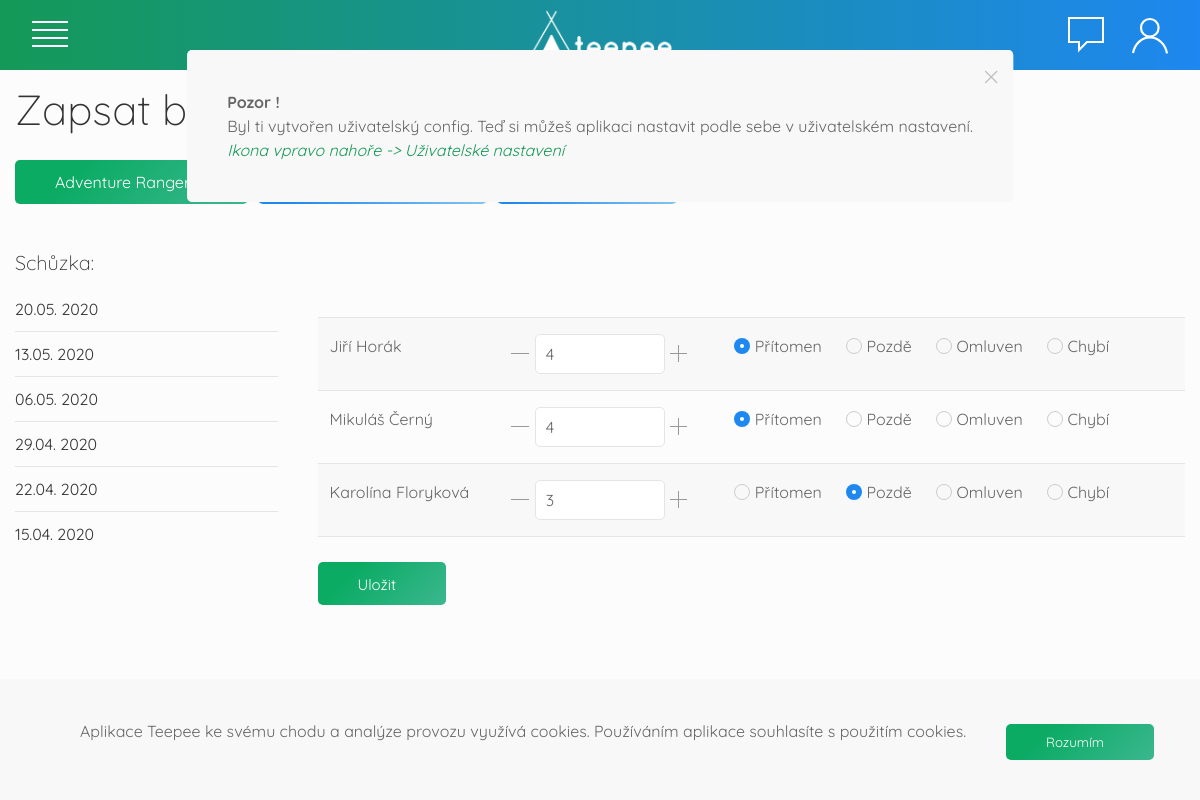
The app's page /dochazka/1/16 (signed in) with its own data.
### tables this page shows
CREATE TABLE `kmen` (
  `id_kmenu` int(11) NOT NULL,
  `nazev` varchar(150) NOT NULL,
  `min_vek` int(2) NOT NULL,
  `max_vek` int(2) NOT NULL,
  `popis` text
);

CREATE TABLE `schuzka` (
  `id_schuzky` int(11) NOT NULL,
  `datum` datetime NOT NULL,
  `popis` text,
  `pridal` int(11) DEFAULT NULL
);

CREATE TABLE `ucast_schuzka` (
  `id_schuzky` int(11) NOT NULL,
  `id_rangera` int(11) NOT NULL,
  `pocet_bodu` int(11) NOT NULL,
  `stav` varchar(200) NOT NULL
);

CREATE TABLE `ranger` (
  `id_rangera` int(11) NOT NULL,
  `jmeno` varchar(150) NOT NULL,
  `prezdivka` varchar(45) DEFAULT NULL,
  `prijmeni` varchar(150) NOT NULL,
  `datum_narozeni` date NOT NULL,
  `kontaktni_email` varchar(150) NOT NULL,
  `kontaktni_tel` varchar(17) NOT NULL,
  `pocet_bodu` int(11) NOT NULL,
  `id_kmenu` int(11) DEFAULT NULL
);

### kontroler/RouterKontroler.php (called while the page is built, shortened)
<?php
class RouterKontroler extends Kontroler{
  protected $kontroler;
  public function zpracuj($parametry){
    $castiCesty = $this->parseURL($parametry[0]);
    $castNazKont = $this->camelCase(array_shift($castiCesty));
    $tridaKontroleru = $castNazKont . "Kontroler";
    if(file_exists("kontroler/$tridaKontroleru.php"))
      $this->kontroler = new $tridaKontroleru();
    else{
      $this->pridejZpravu("<b>404</b> <br> To, co hledáš, tady není","danger");
      $this->presmeruj("nastenka");
    }
    $this->kontroler->zpracuj($castiCesty);
    $this->kontroler->colorGenerator = new ColorGenerator();
    $this->kontroler->mailManager = new MailManager();
    $this->pohled = "template";
  }
  private function camelCase($text) {
      $text = str_replace("-", " ", $text);
      $text = ucwords($text);
      $text = str_replace(" ", "", $text);
      return $text;
  }
  private function parseURL($url) {
      $parsedURL = parse_url($url);
      $path = $parsedURL["path"];
      $path = ltrim($path,"/");
      $path = trim($path);
      $cutPath = explode("/", $path);
      return $cutPath;
  }
  private function nasctiUserConfig($login = false){
    if($login){
      $user_config = json_decode(file_get_contents("cfg/user_cfg/user_cfg_".$_SESSION["uzivatel"]->id_vedouciho.".json"));
      return $user_config;
    }
    else{
      $user_config = json_decode(file_get_contents("model/UserConfigClass.json"));
      return $user_config;
    }
  }
}

### index.php (called while the page is built, shortened)
<?php
  try{
  $router = new RouterKontroler();
  $router->zpracuj(array($_SERVER["REQUEST_URI"]));
  $router->vypisPohled();
  }
  catch(Exception $e){
    $exception = "
    <h3><b>Ooops!</b> Něco se pokazilo</h3>
    Kód výjimky:<br>".
    $e->getMessage();
    $router->pridejZpravu($exception,"error");
    DB::syslog($exception,"exception",(isset($_SESSION["uzivatel"]->id_vedouciho)) ? $_SESSION["uzivatel"]->id_vedouciho : 0);
    die("<script>window.location.href = '/nastenka';</script>");
  }
 ?>

### kontroler/DochazkaKontroler.php (called while the page is built, shortened)
<?php
class DochazkaKontroler extends Kontroler{
  public function zpracuj($parametry){
    $this->pohled = "dochazka";
    $this->data["vsechnyKmeny"] = DB::nazvyVsechKmenu();
    $this->data["vsechnySchuzky"] = DB::nejblizsiSchuzky();
    if(isset($parametry[0]) && ($parametry[0] != "")){
      $kmen = $parametry[0];
      if(isset($parametry[1]) && ($parametry[1] != "")){
        $schuzka = $parametry[1];
        $this->data["IDschuzky"] = $schuzka;
        $this->data["vybranyKmen"] = DB::nazevKmenu($kmen);
        $this->data["vybranaSchuzka"] = DB::getSchuzka($schuzka);
        $zapsaneBody = DB::hledejZapsaneBody($schuzka,$kmen);
      }
      else{
        $schuzka = null;
        $this->data["IDschuzky"] = $schuzka;
        $this->data["vybranyKmen"] = DB::nazevKmenu($kmen);
        $this->data["vybranaSchuzka"] = DB::getSchuzka($schuzka);
      }
    }
  }
}
 ?>

### model/DB.php (called while the page is built, shortened)
<?php
class DB {
  private static $spojeni;
  private static $nastaveni = array(
		PDO::ATTR_ERRMODE => PDO::ERRMODE_EXCEPTION,
    PDO::ATTR_EMULATE_PREPARES => false,
    PDO::ATTR_DEFAULT_FETCH_MODE => PDO::FETCH_ASSOC
	);
    public static function pripoj($server, $uzivatel, $heslo, $databaze)
    {
	  if (!isset(self::$spojeni))
      {
        $dsn = "mysql:host=$server;dbname=$databaze;charset=utf8";
			 self::$spojeni = new PDO(
				$dsn,
				$uzivatel,
				$heslo,
				self::$nastaveni
       );
	  }
	}
  public static function hledejZapsaneBody($id_schuzky,$id_kmenu){
    $sql = "SELECT u.pocet_bodu as body,u.*, r.* FROM ucast_schuzka u, ranger r WHERE id_schuzky = ? AND u.id_rangera = r.id_rangera AND r.id_kmenu = ?";
    $navrat = self::$spojeni->prepare($sql);
    $navrat->execute(array($id_schuzky,$id_kmenu));
    return $navrat->fetchAll();
  }
  public static function nazevKmenu($id_kmenu){
    if($id_kmenu === null){
      return NULL;
    }
    else{
      $sql = "SELECT nazev,id_kmenu FROM kmen WHERE id_kmenu = ?";
      $navrat = self::$spojeni->prepare($sql);
      $navrat->execute(array($id_kmenu));
      return $navrat->fetch();
    }
  }
  public static function nazvyVsechKmenu(){
    $sql = "SELECT nazev,id_kmenu FROM kmen";
    $navrat = self::$spojeni->prepare($sql);
    $navrat->execute();
    return $navrat->fetchAll();
  }
  public static function nejblizsiSchuzky(){
    $sql = "SELECT *,ABS(DATEDIFF(now(),datum)) as dny FROM schuzka ORDER BY dny ASC";
    $navrat = self::$spojeni->prepare($sql);
    $navrat->execute();
    return $navrat->fetchAll();
  }
}

### view/dochazka.phtml (the view, shortened to what this page needs)
<div class="uk-width-1-1">
  <h1>Zapsat body <?php
  ?></h1>
      <?php
    foreach($vsechnyKmeny as $kmen){
      if($kmen["nazev"] == $vybranyKmen["nazev"])
        echo "<a href='/dochazka/".$kmen["id_kmenu"]."' class='btn-green'>".$kmen["nazev"]."</a>";
      else
        echo "<a href='/dochazka/".$kmen["id_kmenu"]."' class='btn-orange'>".$kmen["nazev"]."</a>";
    }
    ?>
<?php if(($deti !== null) && ($vybranaSchuzka !== null) && ($upravy === true)){ ?>
<h4>Schůzka:</h4>
  <div uk-grid>
        <div class="uk-width-1-4@m">
          <ul class="uk-list uk-list-divider uk-overflow-auto uk-height-max-large">
            <?php foreach ($vsechnySchuzky as $schuzka): ?>
              <li class="">
                   <a href="/dochazka/<?= $IDkmenu ?>/<?= $schuzka["id_schuzky"]?>">
                          <?php
                          echo date("d.m. Y",strtotime($schuzka["datum"]));
                            echo "<br>(Dnes)"; ?>
                    </a>
              </li>
            <?php endforeach; ?>
          </ul>
        </div>
    <div class="uk-width-3-4@m">
     <form class="uk-form" method="post">
     <table class="uk-table uk-table-striped uk-width-1-1">
       <?php foreach ($zapsaneBody as $body): ?>
         <tr>
           <td>
             <?= $body["jmeno"]." ".$body["prijmeni"]?>
           </td>
           <td>
             <a onclick="minus('d-<?= $body["id_rangera"] ?>')" class="uk-icon-link" uk-icon="minus"></a>
             <input class="uk-input uk-form-width-small" type="number" name="d-<?= $body["id_rangera"] ?>" value="<?= $body["body"] ?>" id="d-<?= $body["id_rangera"] ?>">
             <a onclick="plus('d-<?= $body["id_rangera"] ?>')" class="uk-icon-link" uk-icon="plus"></a>
           </td>
           <td>
             <label class="uk-margin-right"><input onclick="pritomen('d-<?= $body["id_rangera"] ?>')" class="uk-radio" type="radio" name="o-<?= $body["id_rangera"] ?>" value="pritomen" <?php if($body["stav"] == "pritomen") echo "checked"; ?>> Přítomen </label>
             <label class="uk-margin-right"><input onclick="pozde('d-<?= $body["id_rangera"] ?>')" class="uk-radio" type="radio" name="o-<?= $body["id_rangera"] ?>" value="pritomen-pozde"<?php if($body["stav"] == "pritomen-pozde") echo "checked"; ?>> Pozdě </label>
             <label class="uk-margin-right"><input onclick="omluven('d-<?= $body["id_rangera"] ?>')" class="uk-radio" type="radio" name="o-<?= $body["id_rangera"] ?>" value="omluven" <?php if($body["stav"] == "omluven") echo "checked"; ?>> Omluven </label>
             <label class="uk-margin-right"><input onclick="chybi('d-<?= $body["id_rangera"] ?>')" class="uk-radio" type="radio" name="o-<?= $body["id_rangera"] ?>" value="neomluven" <?php if($body["stav"] == "neomluven") echo "checked"; ?>> Chybí </label>
           </td>
         </tr>
       <?php endforeach; ?>
     </table>
     <input class="btn-green" type="submit" name="uprav-body" value="Uložit">
     </form>
    </div>
</div>
<?php } ?>
</div>

### kontroler/Kontroler.php (shortened to what this page needs)
<?php
  abstract class Kontroler{
    protected $pohled = "";
    public function vypisPohled(){
      if($this->pohled)
        require_once("view/{$this->pohled}.phtml");
    }
    public function vratHistoriiZprav(){
      if (!empty($_SESSION["historie_zprav"])){
        $zpravy = $_SESSION["historie_zprav"];
        return $zpravy;
      }
      else
        return array();
    }
  }

### view/template.phtml (shortened to what this page needs)
<!DOCTYPE html>
<html lang="cs">
<head>
  <?php require_once("template-head.inc.phtml"); ?>
</head>
<body id="body" class=" uk-height-1-1 uk-background-cover <?= $user_config->ui->theme ?> " style="background-image: url(/view/img/<?= $user_config->ui->theme ?>.jpg);">
  <?php
  if (!empty($zpravy)) {
    foreach ($zpravy as $zprava) {
  ?>
      <div id="<?php if ($zprava["typ"] != "default" && $zprava["typ"] != "error") echo "alertbox" ?>" class="<?= "uk-alert-" . $zprava["typ"] ?> uk-position-large uk-position-top-center uk-overlay uk-padding uk-border-rounded" uk-alert style="z-index:1000">
        <a class="uk-alert-close" uk-close></a>
        <p><?= $zprava["zprava"] ?></p>
      </div>
  <?php
    }
  }
  ?>
  <?php
  $url = $_SERVER["REQUEST_URI"];
  $castiURL = explode("/", $url);
  $page = strtolower(str_replace("-", "", $castiURL[1]));
  if ($page == "login") {
    $show = false;
  } else {
    $show = true;
  }
  ?>
  <div class="uk-width-1-1 uk-margin-remove topbar boundary" style="" uk-grid>
    <div class="uk-width-1-1 uk-padding-small uk-padding-remove-top uk-padding-remove-bottom topbar-gradient uk-margin-remove" uk-grid>
      <div class="uk-width-expand uk-padding-small">
        <?php if ($show) : ?>
          <a uk-toggle="target: #offcanvas-flip" class="menu-hamburger uk-padding-small uk-padding-remove-top uk-padding-remove-left uk-padding-remove-bottom"><span uk-icon="icon: table; ratio: 2"></span></a>
        <?php endif; ?>
      </div>
      <div class="uk-visible@m uk-width-expand uk-padding-remove">
        <a href="/nastenka">
          <img class=" uk-align-center uk-margin-remove-bottom" src="/view/img/teepee-text-logo-beta.png" alt="Royal Rangers" style="max-height:70px;">
        </a>
      </div>
      <div class="uk-text-right uk-width-expand uk-padding-small">
        <?php if (isset($_SESSION["uzivatel"])) { ?>
          <a class="user-hamburger">
            <span uk-icon="icon: comment; ratio: 2"></span>
          </a>
          <a class="user-hamburger">
            <span uk-icon="icon: user; ratio: 2" class="uk-margin-left"></span>
          </a>
        <?php } ?>
      </div>
    </div>
    <div class="uk-width-1-1 uk-padding-small uk-margin-remove">
      <?php $this->kontroler->vypisPohled(); ?>
    </div>
    <?php if ($show) : ?>
  </div>
<?php endif; ?>
<div id="cookie-banner" class="uk-padding uk-background-muted uk-position-bottom uk-position-fixed uk-animation-slide-bottom">
  <div class="uk-width-1-1 uk-margin-remove" uk-grid>
  <div class="uk-width-auto">
    <span>Aplikace Teepee ke svému chodu a analýze provozu využívá cookies. Používáním aplikace souhlasíte s použitím cookies. </span>
  </div>
  <div class="uk-width-expand uk-text-right">
    <button id="cookie-accept" class="btn-green" onclick="acceptCookies()">Rozumím</button>
  </div>
  </div>
</div>
</body>
</html>

### view/template-head.inc.phtml (shortened to what this page needs)
<link rel="stylesheet" href="/view/uikit/css/uikit.min.css" />
<link rel="stylesheet" href="/view/css/main.css">
<link rel="stylesheet" href="https://cdn.datatables.net/1.10.20/css/jquery.dataTables.min.css">
<link rel="stylesheet" href="https://cdn.jsdelivr.net/npm/chart.js@2.9.3/dist/Chart.min.css">
<link rel="stylesheet" href="https://cdn.jsdelivr.net/npm/chart.js@2.9.3/dist/Chart.min.css">

### view/css/main.css (style rules this page uses)
:root { --orange:#FFE53B; --blue:#21D4FD; --light-grey: #fcfcfc; --border-size: 1px; --border-color: #f2f2f2; --green:#159957; }
.topbar-gradient { background: #159957; background: -webkit-linear-gradient(to left, #1e87f0, #159957); background: linear-gradient(to left, #1e87f0, #159957); }
.menu-hamburger { color:#fff; }
.user-hamburger { color:#fff; }
body,html { height: 100%; width:100%; margin:0; padding: 0; font-family: 'Quicksand', sans-serif; background-color: var(--light-grey); }
* { font-family: 'Quicksand', sans-serif; }
h1,h2,h3,h4,.uk-heading-small,.uk-heading-medium { font-family: 'Quicksand', sans-serif; font-weight: lighter; }
a { color:#333; }
.btn-green { background-color: #3bb78f; background-image: linear-gradient(315deg, #3bb78f 0%, #0bab64 74%); padding: 10px 50px 10px 40px; display: inline-block; color:#fff; text-decoration: none; border-radius: 5px; margin: 5px 10px 5px 0px; }
.btn-orange { background-color: #1e87f0; background-image: linear-gradient(315deg,#83c3f1 0%, #1e87f0 74% ); padding: 10px 50px 10px 40px; display: inline-block; color:#fff; text-decoration: none; border-radius: 5px; margin: 5px 10px 5px 0px; }
.btn-orange,.btn-green,.btn-blue { border: none; cursor: pointer; }
input.btn-green,input.btn-orange { padding: 13px 50px 11px 40px; }
.uk-alert { border-radius:5px; }
.uk-input { border-radius:5px; }
input { font-size: 15px; border-radius: 5px; }
em { color:var(--green); }

### records on screen
kmen: nazev "Adventure Rangers"
schuzka: datum "20.05. 2020"
schuzka: datum "13.05. 2020"
schuzka: datum "06.05. 2020"
schuzka: datum "29.04. 2020"
schuzka: datum "22.04. 2020"
schuzka: datum "15.04. 2020"
ucast_schuzka: id_rangera.jmeno "Jiří", id_rangera.prijmeni "Horák", pocet_bodu "4", stav "☑ Přítomen", stav "☐ Pozdě", stav "☐ Omluven", stav "☐ Chybí"
ucast_schuzka: id_rangera.jmeno "Mikuláš", id_rangera.prijmeni "Černý", id_rangera+pocet_bodu "4", stav "☑ Přítomen", stav "☐ Pozdě", stav "☐ Omluven", stav "☐ Chybí"
ucast_schuzka: id_rangera.jmeno "Karolína", id_rangera.prijmeni "Floryková", pocet_bodu "3", stav "☐ Přítomen", stav "☑ Pozdě", stav "☐ Omluven", stav "☐ Chybí"

### other values on screen
$zprava["zprava"] "Pozor ! Byl ti vytvořen uživatelský config. Teď si můžeš aplikaci nastavit podle sebe v uživatelském nastavení. Ikona vpravo nahoře -> Uživatelské nastavení"
